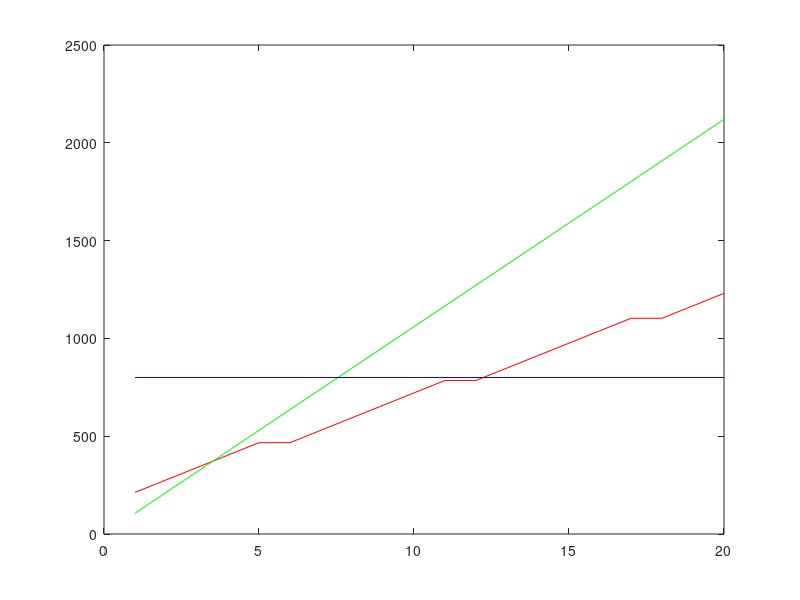

The MATLAB script that drew this image:
price_per_visit = 106;
season_price = 855;
card_price = 149;

for j = 1:20
  if j == 1
    sum(j) = card_price + (price_per_visit * 0.6);
  elseif mod(j,6) ~= 0 | j == 1
    sum(j) = sum(j-1) + price_per_visit * 0.6;
  else
    sum(j) = sum(j-1);
  end
  plain(j) = price_per_visit * j;
end

plot(1:20,sum,'r');
hold on;
plot(1:20,plain,'g');
plot([1 20],[800 800],'b');
